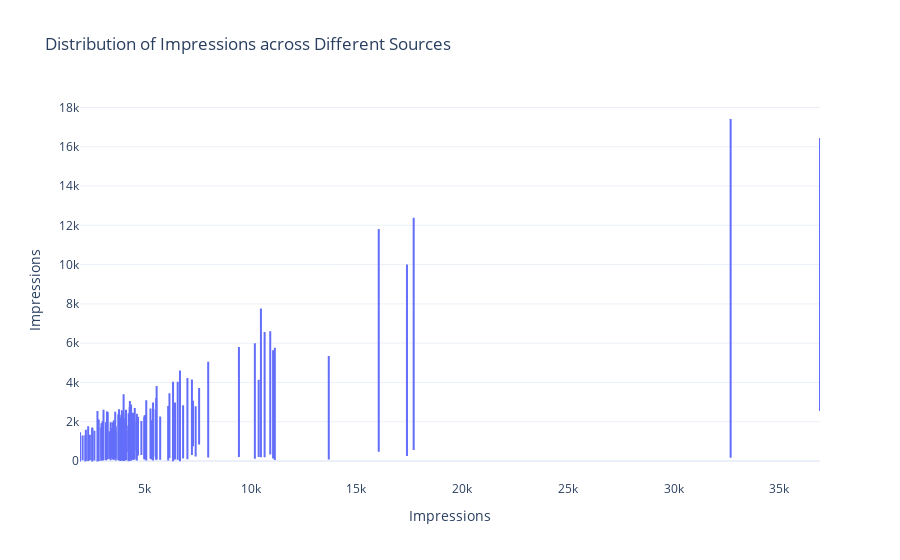

Write notebook code for a chart like this one.
### Code cell
# Set default plotly template
pio.templates.default = "plotly_white"
# Plot the distribution of impressions based on where they come from
fig = px.box(df, x='Impressions', y=['From Home', 'From Hashtags', 'From Explore', 'From Other'],
             title='Distribution of Impressions across Different Sources',
             labels={'value': 'Impressions', 'variable': 'Source'})
fig.show()

### Figure 1 — Plotly figure (JSON) as saved in the notebook; plotly's stock layout.template omitted (floating-point values rounded to 4 significant figures; data arrays with more than 128 entries replaced by an {"elided": "..."} marker saying what was removed)
{"data": [{"alignmentgroup": "True", "hovertemplate": "Impressions=%{y}<extra></extra>", "legendgroup": "", "marker": {"color": "#636efa"}, "name": "", "notched": false, "offsetgroup": "", "orientation": "v", "showlegend": false, "type": "box", "x": {"elided": "408 int values"}, "x0": " ", "xaxis": "x", "y": {"elided": "408 int values"}, "y0": " ", "yaxis": "y"}], "layout": {"boxmode": "group", "legend": {"tracegroupgap": 0}, "title": {"text": "Distribution of Impressions across Different Sources"}, "xaxis": {"anchor": "y", "domain": [0, 1], "title": {"text": "Impressions"}}, "yaxis": {"anchor": "x", "domain": [0, 1], "title": {"text": "Impressions"}}}}
